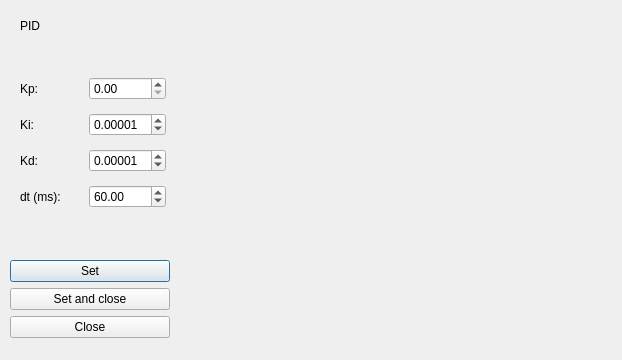
<?xml version="1.0" encoding="UTF-8"?>
<ui version="4.0">
 <class>PID_GUI</class>
 <widget class="QDialog" name="PID_GUI">
  <property name="geometry">
   <rect>
    <x>0</x>
    <y>0</y>
    <width>622</width>
    <height>360</height>
   </rect>
  </property>
  <property name="windowTitle">
   <string>PID</string>
  </property>
  <widget class="QLabel" name="PID_Label">
   <property name="geometry">
    <rect>
     <x>20</x>
     <y>10</y>
     <width>71</width>
     <height>31</height>
    </rect>
   </property>
   <property name="text">
    <string>PID</string>
   </property>
   <property name="textFormat">
    <enum>Qt::AutoText</enum>
   </property>
   <property name="scaledContents">
    <bool>true</bool>
   </property>
  </widget>
  <widget class="QWidget" name="layoutWidget">
   <property name="geometry">
    <rect>
     <x>20</x>
     <y>70</y>
     <width>146</width>
     <height>147</height>
    </rect>
   </property>
   <layout class="QGridLayout" name="gridLayout">
    <item row="1" column="0">
     <widget class="QLabel" name="KiLabel">
      <property name="text">
       <string>Ki:</string>
      </property>
     </widget>
    </item>
    <item row="1" column="1">
     <widget class="QDoubleSpinBox" name="Ki_SpinBox">
      <property name="decimals">
       <number>5</number>
      </property>
      <property name="singleStep">
       <double>0.000001000000000</double>
      </property>
      <property name="value">
       <double>0.000010000000000</double>
      </property>
     </widget>
    </item>
    <item row="0" column="1">
     <widget class="QDoubleSpinBox" name="Kp_SpinBox"/>
    </item>
    <item row="2" column="0">
     <widget class="QLabel" name="KdLabel">
      <property name="text">
       <string>Kd:</string>
      </property>
     </widget>
    </item>
    <item row="0" column="0">
     <widget class="QLabel" name="KpLabel">
      <property name="text">
       <string>Kp:</string>
      </property>
     </widget>
    </item>
    <item row="2" column="1">
     <widget class="QDoubleSpinBox" name="Kd_SpinBox">
      <property name="decimals">
       <number>5</number>
      </property>
      <property name="singleStep">
       <double>0.001000000000000</double>
      </property>
      <property name="value">
       <double>0.000010000000000</double>
      </property>
     </widget>
    </item>
    <item row="3" column="0">
     <widget class="QLabel" name="tauLabel">
      <property name="text">
       <string>dt (ms):</string>
      </property>
     </widget>
    </item>
    <item row="3" column="1">
     <widget class="QDoubleSpinBox" name="tau_SpinBox">
      <property name="minimum">
       <double>1.000000000000000</double>
      </property>
      <property name="value">
       <double>60.000000000000000</double>
      </property>
     </widget>
    </item>
   </layout>
  </widget>
  <widget class="QWidget" name="verticalLayoutWidget">
   <property name="geometry">
    <rect>
     <x>10</x>
     <y>260</y>
     <width>160</width>
     <height>80</height>
    </rect>
   </property>
   <layout class="QVBoxLayout" name="verticalLayout">
    <item>
     <widget class="QPushButton" name="Set_PB">
      <property name="text">
       <string>Set</string>
      </property>
     </widget>
    </item>
    <item>
     <widget class="QPushButton" name="SetAndClose_PB">
      <property name="text">
       <string>Set and close</string>
      </property>
     </widget>
    </item>
    <item>
     <widget class="QPushButton" name="Close_PB">
      <property name="text">
       <string>Close</string>
      </property>
     </widget>
    </item>
   </layout>
  </widget>
  <widget class="QCustomPlot" name="Plot" native="true">
   <property name="geometry">
    <rect>
     <x>180</x>
     <y>20</y>
     <width>411</width>
     <height>311</height>
    </rect>
   </property>
  </widget>
 </widget>
 <customwidgets>
  <customwidget>
   <class>QCustomPlot</class>
   <extends>QWidget</extends>
   <header>qcustomplot.h</header>
   <container>1</container>
  </customwidget>
 </customwidgets>
 <resources/>
 <connections>
  <connection>
   <sender>SetAndClose_PB</sender>
   <signal>clicked()</signal>
   <receiver>PID_GUI</receiver>
   <slot>close()</slot>
   <hints>
    <hint type="sourcelabel">
     <x>214</x>
     <y>265</y>
    </hint>
    <hint type="destinationlabel">
     <x>213</x>
     <y>213</y>
    </hint>
   </hints>
  </connection>
  <connection>
   <sender>Close_PB</sender>
   <signal>clicked()</signal>
   <receiver>PID_GUI</receiver>
   <slot>close()</slot>
   <hints>
    <hint type="sourcelabel">
     <x>352</x>
     <y>251</y>
    </hint>
    <hint type="destinationlabel">
     <x>265</x>
     <y>151</y>
    </hint>
   </hints>
  </connection>
 </connections>
</ui>
